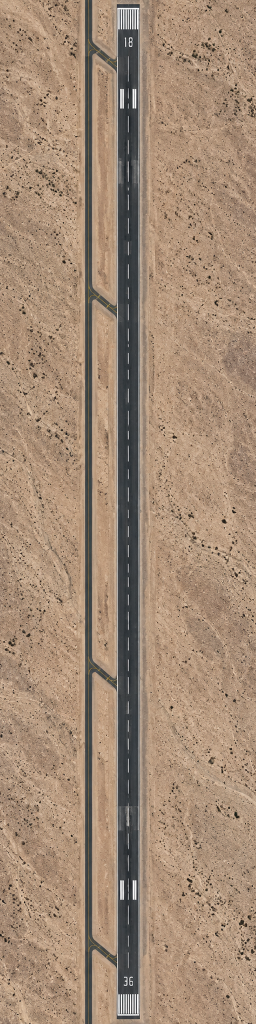
#> input picture assets/originals/airbase_runway.png, 512 x 2048 px (shown at 1/2 size)
$ python make_airbase_src.py
#> lines starting #> are read from the running program, lines starting #| are printed output that depends on the picture; after the words box and inside, x2 and y2 are one past the last pixel; in counts of white or black regions, pixels touching at a corner belong together
"""Compose the air base orthophoto (assets/originals/airbase.png) from the owner's two generated images:
  assets/originals/airbase_complex.png  — the facilities and apron (hangars, shelters, helipads, jet stands,
                                           tower, fire station, fuel farm), 2048 x 2048, north up.
  assets/originals/airbase_runway.png   — a runway 18/36 strip with a parallel taxiway, 512 x 2048, north up.

Why two images and a compositor, not one picture: a real 2,000 m runway at a true 45 m width is a 44:1 sliver that
no single generated image gives. So the runway keeps its own thresholds (18 at the north, 36 at the south) and the
plain middle is mirror-tiled to any length we want — the length is one number here, so the base never needs
regenerating to grow (the owner's ask: «خليه مستقبلي»). The complex is laid to its west, a parallel taxiway with
links joins the two.

Output is one orthophoto at PIC_MPX metres a pixel, plus assets/originals/airbase.json with the places the game
needs (runway ends, apron, pads, stands, gate, fence, buildings), measured on the composite. make_airbase.place()
lays the picture on the theatre and reads the sidecar, so changing the layout here needs no code change there.

    python3 tools/make_airbase_src.py            # writes airbase.png (+ .json) and a downscaled preview
"""
import json
import sys
import numpy as np
from PIL import Image, ImageDraw, ImageFilter

ROOT = __import__('pathlib').Path(__file__).resolve().parent.parent
ORIG = ROOT / 'assets' / 'originals'
sys.path.insert(0, str(ROOT / 'tools'))
from mapkit import quilt

PIC_MPX = 0.413                       # the composite's scale: metres a pixel (the runway image's own, 45 m / 109 px)
RUNWAY_M = 2000.0                     # the runway, threshold to threshold
MARGIN_M = 120.0                      # graded overrun / stopway past each threshold, before the desert
COMPLEX_W_M = 600.0                   # the facilities complex, laid this wide to its west
mpx = lambda m: m / PIC_MPX           # metres -> composite px

# ---- the runway strip (its own pixels; paved width measured at 109 px = 45 m, so it is used near native scale)
RW = Image.open(ORIG / 'airbase_runway.png').convert('RGB')
#> RW is the input picture: PIL image 512x2048 RGB; mean R, G, B 162.7, 138.4, 117
rw = np.asarray(RW, np.float32)
RW_H, RW_W = rw.shape[:2]
#> RW_H = 2048; RW_W = 512
RW_SCALE = 45.0 / 109.0 / PIC_MPX     # strip px -> composite px (~1.0: the strip is already near the output scale)
# the runway centreline and paved edges on the strip, from the dark asphalt column
dark = rw.mean(2) < 100
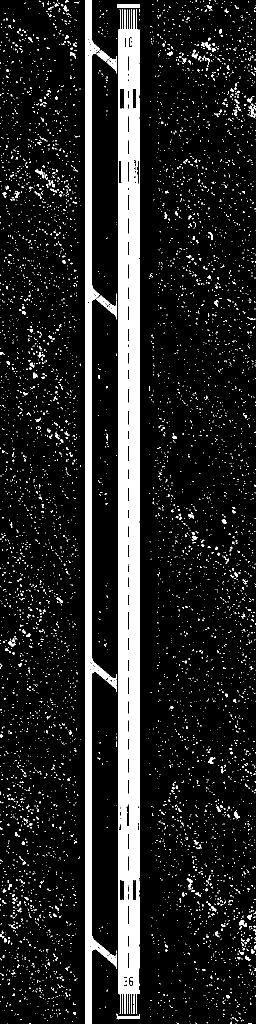
#> dark: shape (2048, 512) bool (shown at 1/2 size); 12.8% white; 6145 white regions (5962 under 20 px), largest, box (x1, y1, x2, y2) and area: (236, 19, 277, 2028) 74231, (170, 0, 234, 2048) 28993, (279, 1045, 280, 1756) 711
colc = dark.sum(0)
#> colc = 512 values, max 2048 at index 171, min 0 at index 162, mean 263.1
xs = np.where(colc > RW_H * 0.6)[0]
#> xs = 52 values from 171 to 279
RW_CX = (xs.min() + xs.max()) / 2            # centreline, strip px
#> RW_CX = 225
RW_HALF = (xs.max() - xs.min()) / 2          # paved half width, strip px
#> RW_HALF = 54
# the strip's clean middle (plain runway, no numbers or touchdown bars): mirror-tiled to make the length
CAP_TOP = 860                                # keep 0..CAP_TOP (the 18 threshold, its bars and touchdown zone)
CAP_BOT = RW_H - 820                         # keep CAP_BOT..end (the 36 threshold)
#> CAP_BOT = 1228
BAND = rw[900:1240]                          # a plain band to tile
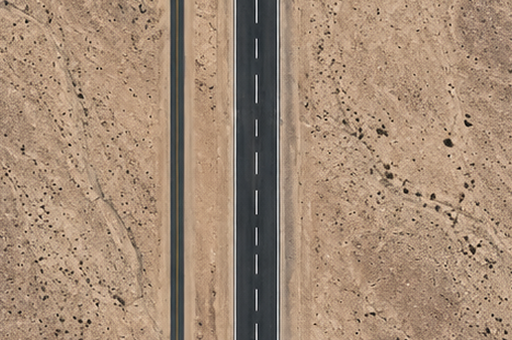
#> BAND: shape (340, 512, 3) float32; mean R, G, B 164.1, 139.6, 117.7

# [17 lines left out: function runway_panel, not called in this run]

# ---- the facilities complex
#> (the run stopped early here; a loop or call above may not have finished)

$ run again, with assets/originals/infantry_blue.png copied over assets/originals/airbase_runway.png
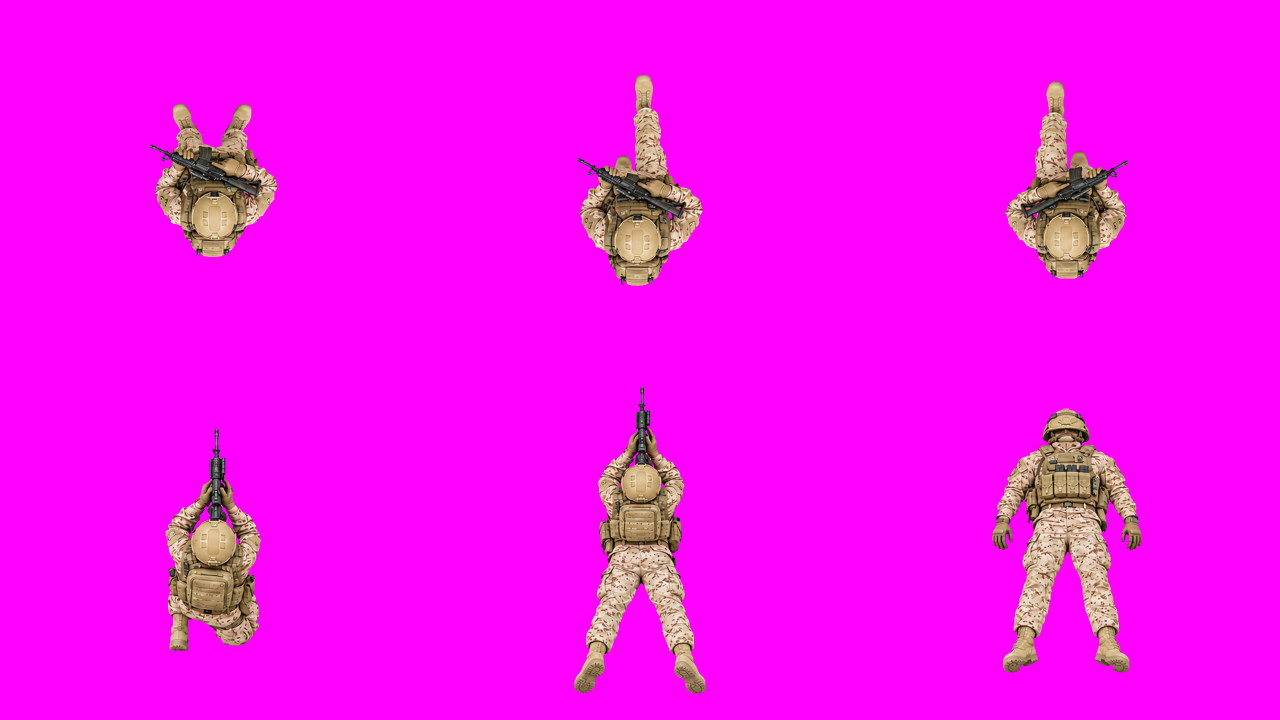
#> input picture assets/originals/infantry_blue.png, 3840 x 2160 px (shown at 1/3 size)
#> RW is the input picture: PIL image 3840x2160 RGB; mean R, G, B 246.7, 12.3, 241.7
#> `dark = rw.mean(2) < 100`:
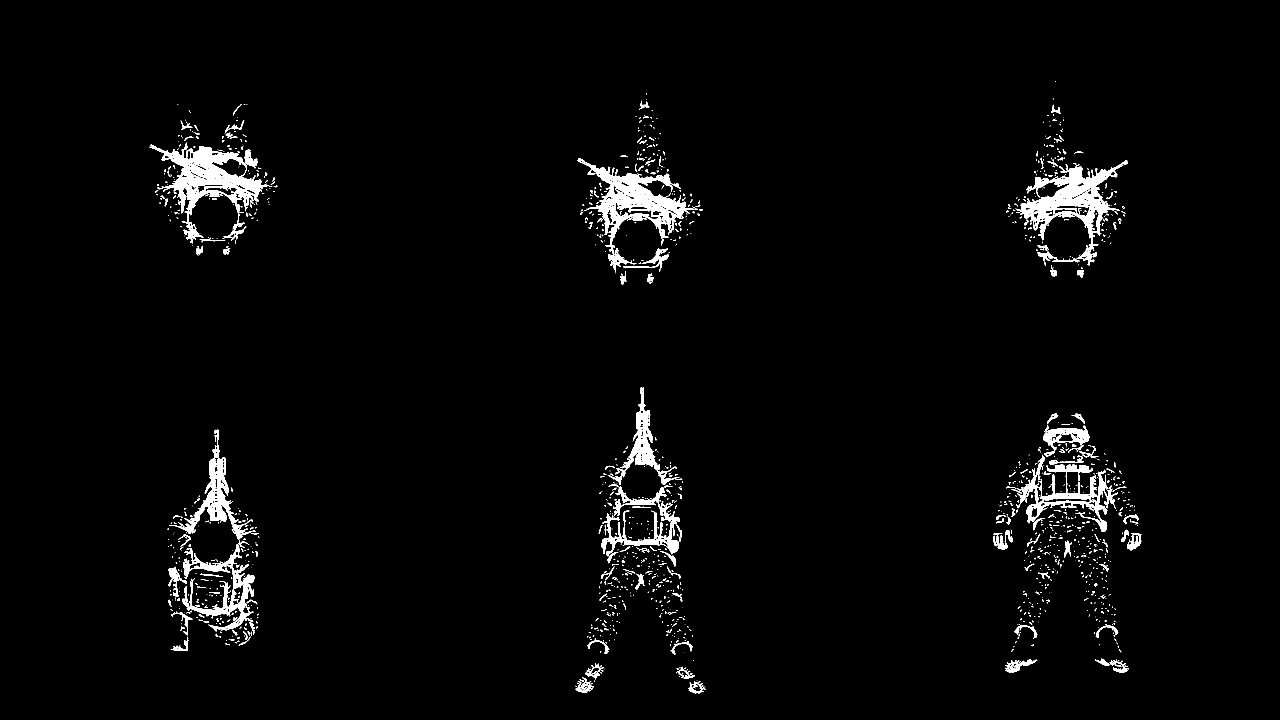
#> dark: shape (2160, 3840) bool (shown at 1/3 size); 2.3% white; 1552 white regions (1108 under 20 px), largest, box (x1, y1, x2, y2) and area: (449, 427, 817, 730) 28181, (1732, 474, 2088, 817) 26508, (3046, 481, 3384, 796) 26225
#> colc = 3840 values, max 439 at index 653, min 0 at index 0, mean 50.62
#> xs = empty array
